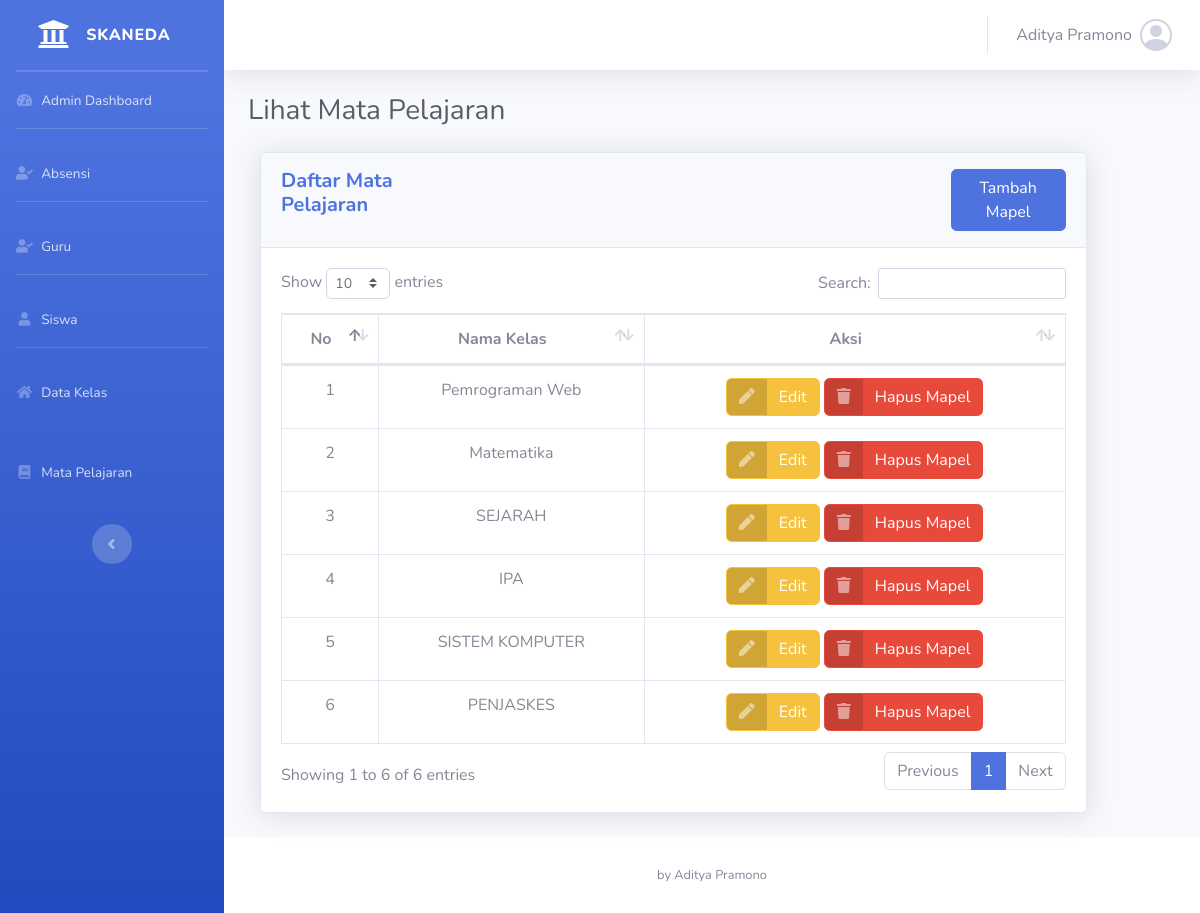
The app's page /lihatmapel.php (signed in) with its own data.
### tables this page shows
CREATE TABLE `mapel` (
  `id_mapel` int NOT NULL,
  `nama_mapel` varchar(50) NOT NULL,
  `jenis_mapel` varchar(50) DEFAULT NULL,
  `id_guru` int NOT NULL
);

### lihatmapel.php (the view, shortened to what this page needs)
<?php
include "koneksi.php";
?>
<!DOCTYPE html>
<html lang="en">
<head>
  <link href="vendor/fontawesome-free/css/all.min.css" rel="stylesheet" type="text/css">
  <link rel="stylesheet" href="https://cdn.jsdelivr.net/npm/bootstrap-icons@1.11.3/font/bootstrap-icons.min.css">
  <link href="css/sb-admin-2.min.css" rel="stylesheet">
  <link href="vendor/datatables/dataTables.bootstrap4.min.css" rel="stylesheet">
</head>
<body id="page-top">
  <div id="wrapper">
    <?php include "./sidebar.php" ?>
    <div id="content-wrapper" class="d-flex flex-column">
      <div id="content">
        <?php include "./navbar.php" ?>
        <div class="container-fluid">
          <h1 class="h3 mb-4 text-gray-800">Lihat Mata Pelajaran </h1>
          <div class="col-md-11">
            <div class="card shadow mb-4">
              <div class="card-header py-3 d-flex" style="gap: 499px">
                <h5 class="m-0 font-weight-bold text-primary">Daftar Mata Pelajaran </h5>
                <button class="btn btn-primary text-white">
                  <a href="tambah_mapel.php" class="text-white">Tambah Mapel</a>
                </button>
              </div>
              <div class="card-body">
                <div class="table-responsive">
                  <table class="table table-bordered" id="dataTable" width="100%" cellspacing="0">
                    <thead>
                      <tr align="center">
                        <th>No</th>
                        <th>Nama Kelas</th>
                        <th>Aksi</th>
                      </tr>
                    </thead>
                    <tbody align="center">
                      <?php
                      $sql = "SELECT * FROM mapel";
                      $query = mysqli_query($koneksi, $sql);
                      $i = 1;
                      while ($data = mysqli_fetch_array($query)) {
                        $nama = $data["nama_mapel"];
                        ?>
                        <tr>
                          <td>
                            <?= $i++; ?>
                          </td>
                          <td>
                            <?= $nama; ?>
                          </td>
                          <td>
                            <a href="edit_mapel.php?id_mapel=<?php echo $data['id_mapel']; ?>"
                              class="btn btn-warning btn-icon-split">
                              <span class="icon text-white-50">
                                <i class="fas fa-pen"></i>
                              </span>
                              <span class="text">Edit</span>
                            </a>
                            <a href="proses_hapus_mapel.php?id_mapel=<?php echo $data['id_mapel']; ?>"
                              class="btn btn-danger btn-icon-split"
                              onclick="return confirm('Apakah Anda yakin ingin menghapus mapel ini?');">
                              <span class="icon text-white-50">
                                <i class="fas fa-trash"></i>
                              </span>
                              <span class="text">Hapus Mapel</span>
                            </a>
                          </td>
                        </tr>
                      <?php } ?>
                    </tbody>
                  </table>
                </div>
              </div>
            </div>
          </div>
        </div>
      </div>
      <footer class="sticky-footer bg-white">
        <div class="container my-auto">
          <div class="copyright text-center my-auto">
            <span>by Aditya Pramono</span>
          </div>
        </div>
      </footer>
    </div>
  </div>
</body>
</html>

### records on screen
mapel: nama_mapel "Pemrograman Web"
mapel: nama_mapel "Matematika"
mapel: nama_mapel "SEJARAH"
mapel: nama_mapel "IPA"
mapel: nama_mapel "SISTEM KOMPUTER"
mapel: nama_mapel "PENJASKES"

### other values on screen
$guru_name "Aditya Pramono"
